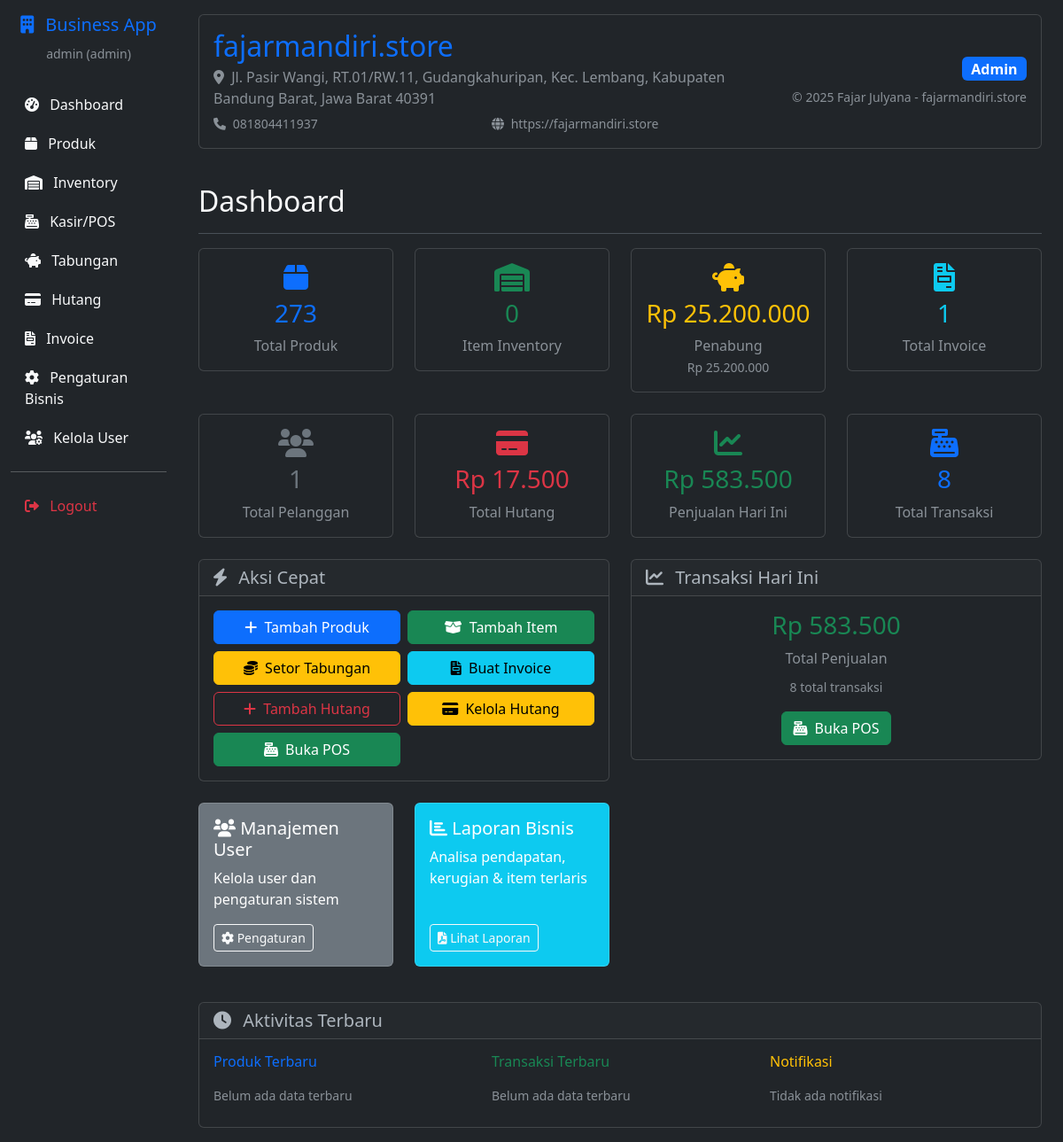
The app's page /dashboard (signed in) with its own data.
### app.py (models this page shows, shortened)
class BusinessSettings(db.Model):
    __tablename__ = 'business_settings'
    id = db.Column(db.Integer, primary_key=True)
    business_name = db.Column(db.String(255), nullable=False, default='Business App by fajarmandiri.store')
    address = db.Column(db.Text)
    phone = db.Column(db.String(50))
    website = db.Column(db.String(255), default='fajarmandiri.store')
    copyright_text = db.Column(db.String(255), default='© 2025 Fajar Julyana - fajarmandiri.store')
    updated_at = db.Column(db.DateTime, default=datetime.utcnow, onupdate=datetime.utcnow)
    updated_by = db.Column(db.Integer, db.ForeignKey('users.id'))

class User(db.Model):
    __tablename__ = 'users'
    id = db.Column(db.Integer, primary_key=True)
    username = db.Column(db.String(80), unique=True, nullable=False)
    email = db.Column(db.String(120), unique=True, nullable=False)
    password_hash = db.Column(db.String(255), nullable=False)
    role = db.Column(db.String(20), nullable=False, default='cashier')  # admin, manager, cashier
    is_active = db.Column(db.Boolean, default=True)
    created_at = db.Column(db.DateTime, default=datetime.utcnow)

### app.py (the view)
@app.route('/dashboard')
@login_required
def dashboard():
    user = User.query.get(session['user_id'])
    business = BusinessSettings.query.first()
    if not business:
        business = BusinessSettings()
        db.session.add(business)
        db.session.commit()
    stats = {
        'total_products': Product.query.count(),
        'total_inventory_items': InventoryItem.query.count(),
        'low_stock_items': InventoryItem.query.filter(InventoryItem.current_stock <= InventoryItem.minimum_stock).count(),
        'total_savers': Saver.query.count(),
        'total_savings': db.session.query(db.func.sum(SavingsTransaction.amount)).filter(SavingsTransaction.type == 'deposit').scalar() or 0,
        'total_invoices': Invoice.query.count(),
        'pending_invoices': Invoice.query.filter_by(status='draft').count(),
        'total_transactions': CashierTransaction.query.count(),
        'today_revenue': 0,
        'total_customers': Customer.query.count(),
        'total_debts': db.session.query(db.func.sum(CustomerDebt.remaining_amount)).filter(CustomerDebt.status == 'active').scalar() or 0,
        'overdue_debts': CustomerDebt.query.filter(CustomerDebt.due_date < datetime.now().date(), CustomerDebt.status == 'active').count()
    }
    today = datetime.now().date()
    today_transactions = CashierTransaction.query.filter(
        db.func.date(CashierTransaction.timestamp) == today
    ).all()
    stats['today_revenue'] = sum(t.total for t in today_transactions)
    return render_template('dashboard.html', user=user, business=business, stats=stats, format_currency=format_currency)

### app.py (called while the page is built)
def format_currency(amount):
    try:
        if amount is None:
            return "Rp 0"
        return f"Rp {float(amount):,.0f}".replace(',', '.')
    except (ValueError, TypeError):
        return "Rp 0"

def login_required(f):
    from functools import wraps
    @wraps(f)
    def decorated_function(*args, **kwargs):
        if 'user_id' not in session:
            flash('Silakan login terlebih dahulu.', 'error')
            return redirect(url_for('login'))
        return f(*args, **kwargs)
    return decorated_function

@app.context_processor
def inject_common_functions():
    return {
        'format_currency': format_currency,
        'datetime': datetime,
        'timedelta': timedelta
    }

### templates/dashboard.html (shortened to what this page needs)
{% extends "base.html" %}
{% block content %}
<div class="card mb-4">
    <div class="card-body">
        <div class="row align-items-center">
            <div class="col-md-8">
                <h2 class="text-primary mb-1">{{ business.business_name }}</h2>
                {% if business.address %}
                <p class="text-muted mb-1">
                    <i class="fas fa-map-marker-alt me-1"></i>
                    {{ business.address }}
                </p>
                {% endif %}
                <div class="row">
                    {% if business.phone %}
                    <div class="col-md-6">
                        <small class="text-muted">
                            <i class="fas fa-phone me-1"></i>
                            {{ business.phone }}
                        </small>
                    </div>
                    {% endif %}
                    {% if business.website %}
                    <div class="col-md-6">
                        <small class="text-muted">
                            <i class="fas fa-globe me-1"></i>
                            {{ business.website }}
                        </small>
                    </div>
                    {% endif %}
                </div>
            </div>
            <div class="col-md-4 text-end">
                <div class="badge bg-primary fs-6">{{ user.role.title() if user else 'Unknown' }}</div>
                <p class="small text-muted mt-2 mb-0">{{ business.copyright_text }}</p>
            </div>
        </div>
    </div>
</div>
<div class="d-flex justify-content-between flex-wrap flex-md-nowrap align-items-center pt-3 pb-2 mb-3 border-bottom">
    <h1 class="h2">Dashboard</h1>
</div>
<div class="row g-4 mb-4">
    <div class="col-md-3">
        <div class="card stats-card">
            <div class="card-body text-center">
                <i class="fas fa-box fa-2x text-primary mb-2"></i>
                <h3 class="text-primary">{{ stats.total_products }}</h3>
                <p class="text-muted mb-0">Total Produk</p>
            </div>
        </div>
    </div>
    <div class="col-md-3">
        <div class="card stats-card">
            <div class="card-body text-center">
                <i class="fas fa-warehouse fa-2x text-success mb-2"></i>
                <h3 class="text-success">{{ stats.total_inventory_items }}</h3>
                <p class="text-muted mb-0">Item Inventory</p>
            </div>
        </div>
    </div>
    <div class="col-md-3">
        <div class="card stats-card">
            <div class="card-body text-center">
                <i class="fas fa-piggy-bank fa-2x text-warning mb-2"></i>
                <h3 class="text-warning">{{ format_currency(stats.total_savings|default(0)) }}</h3>
                <p class="text-muted mb-0">Penabung</p>
                <small class="text-muted">{{ format_currency(stats.total_savings|default(0)) }}</small>
            </div>
        </div>
    </div>
    <div class="col-md-3">
        <div class="card stats-card">
            <div class="card-body text-center">
                <i class="fas fa-file-invoice fa-2x text-info mb-2"></i>
                <h3 class="text-info">{{ stats.total_invoices }}</h3>
                <p class="text-muted mb-0">Total Invoice</p>
            </div>
        </div>
    </div>
</div>
<div class="row g-4 mb-4">
    <div class="col-md-3">
        <div class="card stats-card">
            <div class="card-body text-center">
                <i class="fas fa-users fa-2x text-secondary mb-2"></i>
                <h3 class="text-secondary">{{ stats.total_customers }}</h3>
                <p class="text-muted mb-0">Total Pelanggan</p>
            </div>
        </div>
    </div>
    <div class="col-md-3">
        <div class="card stats-card">
            <div class="card-body text-center">
                <i class="fas fa-credit-card fa-2x text-danger mb-2"></i>
                <h3 class="text-danger">{{ format_currency(stats.total_debts|default(0)) }}</h3>
                <p class="text-muted mb-0">Total Hutang</p>
            </div>
        </div>
    </div>
    <div class="col-md-3">
        <div class="card stats-card">
            <div class="card-body text-center">
                <i class="fas fa-chart-line fa-2x text-success mb-2"></i>
                <h3 class="text-success">{{ format_currency(stats.today_revenue|default(0)) }}</h3>
                <p class="text-muted mb-0">Penjualan Hari Ini</p>
            </div>
        </div>
    </div>
    <div class="col-md-3">
        <div class="card stats-card">
            <div class="card-body text-center">
                <i class="fas fa-cash-register fa-2x text-primary mb-2"></i>
                <h3 class="text-primary">{{ stats.total_transactions }}</h3>
                <p class="text-muted mb-0">Total Transaksi</p>
            </div>
        </div>
    </div>
</div>
<div class="row g-4 mb-4">
    <div class="col-md-6">
        <div class="card">
            <div class="card-header">
                <h5 class="mb-0">
                    <i class="fas fa-bolt me-2"></i>
                    Aksi Cepat
                </h5>
            </div>
            <div class="card-body">
                <div class="row g-2">
                    {% if user.role in ['admin', 'manager'] %}
                    <div class="col-6">
                        <a href="{{ url_for('add_product') }}" class="btn btn-primary w-100">
                            <i class="fas fa-plus me-1"></i>
                            Tambah Produk
                        </a>
                    </div>
                    <div class="col-6">
                        <a href="{{ url_for('add_inventory_item') }}" class="btn btn-success w-100">
                            <i class="fas fa-box-open me-1"></i>
                            Tambah Item
                        </a>
                    </div>
                    {% endif %}
                    <div class="col-6">
                        <a href="{{ url_for('savings_deposit') }}" class="btn btn-warning w-100">
                            <i class="fas fa-coins me-1"></i>
                            Setor Tabungan
                        </a>
                    </div>
                    <div class="col-6">
                        <a href="{{ url_for('create_invoice') }}" class="btn btn-info w-100">
                            <i class="fas fa-file-invoice me-1"></i>
                            Buat Invoice
                        </a>
                    </div>
                    <div class="col-6">
                        <a href="{{ url_for('add_customer_debt') }}" class="btn btn-outline-danger w-100">
                            <i class="fas fa-plus me-1"></i>
                            Tambah Hutang
                        </a>
                    </div>
                    <div class="col-6">
                        <a href="{{ url_for('customer_debts') }}" class="btn btn-warning w-100">
                            <i class="fas fa-credit-card me-1"></i>
                            Kelola Hutang
                        </a>
                    </div>
                    <div class="col-6">
                        <a href="{{ url_for('pos') }}" class="btn btn-success w-100">
                            <i class="fas fa-cash-register me-1"></i>
                            Buka POS
                        </a>
                    </div>
                </div>
            </div>
        </div>
    </div>
    <div class="col-md-6">
        <div class="card">
            <div class="card-header">
                <h5 class="mb-0">
                    <i class="fas fa-chart-line me-2"></i>
                    Transaksi Hari Ini
                </h5>
            </div>
            <div class="card-body text-center">
                <h3 class="text-success">{{ format_currency(stats.today_revenue|default(0)) }}</h3>
                <p class="text-muted mb-2">Total Penjualan</p>
                <small class="text-muted">{{ stats.total_transactions }} total transaksi</small>
                <div class="mt-3">
                    <a href="{{ url_for('pos') }}" class="btn btn-success">
                        <i class="fas fa-cash-register me-1"></i>
                        Buka POS
                    </a>
                </div>
            </div>
        </div>
    </div>
</div>
{% if user.role == 'admin' %}
<div class="row g-4 mb-4">
    <div class="col-md-6 col-lg-3 mb-3">
        <div class="card bg-secondary text-white h-100">
            <div class="card-body d-flex flex-column">
                <div class="d-flex justify-content-between align-items-center mb-2">
                    <h5 class="card-title mb-0">
                        <i class="fas fa-users"></i> Manajemen User
                    </h5>
                </div>
                <p class="card-text">Kelola user dan pengaturan sistem</p>
                <div class="mt-auto">
                    <a href="{{ url_for('admin_users') }}" class="btn btn-outline-light btn-sm">
                        <i class="fas fa-cog"></i> Pengaturan
                    </a>
                </div>
            </div>
        </div>
    </div>
    <div class="col-md-6 col-lg-3 mb-3">
        <div class="card bg-info text-white h-100">
            <div class="card-body d-flex flex-column">
                <div class="d-flex justify-content-between align-items-center mb-2">
                    <h5 class="card-title mb-0">
                        <i class="fas fa-chart-bar"></i> Laporan Bisnis
                    </h5>
                </div>
                <p class="card-text">Analisa pendapatan, kerugian & item terlaris</p>
                <div class="mt-auto">
                    <a href="{{ url_for('admin_reports') }}" class="btn btn-outline-light btn-sm">
                        <i class="fas fa-file-pdf"></i> Lihat Laporan
                    </a>
                </div>
            </div>
        </div>
    </div>
</div>
{% endif %}
<div class="card">
    <div class="card-header">
        <h5 class="mb-0">
            <i class="fas fa-clock me-2"></i>
            Aktivitas Terbaru
        </h5>
    </div>
    <div class="card-body">
        <div class="row">
            <div class="col-md-4">
                <h6 class="text-primary">Produk Terbaru</h6>
                <div class="list-group list-group-flush">
                    <div class="list-group-item bg-transparent border-0 px-0">
                        <small class="text-muted">Belum ada data terbaru</small>
                    </div>
                </div>
            </div>
            <div class="col-md-4">
                <h6 class="text-success">Transaksi Terbaru</h6>
                <div class="list-group list-group-flush">
                    <div class="list-group-item bg-transparent border-0 px-0">
                        <small class="text-muted">Belum ada data terbaru</small>
                    </div>
                </div>
            </div>
            <div class="col-md-4">
                <h6 class="text-warning">Notifikasi</h6>
                <div class="list-group list-group-flush">
                    {% if stats.low_stock_items == 0 and stats.pending_invoices == 0 and stats.overdue_debts == 0 %}
                    <div class="list-group-item bg-transparent border-0 px-0">
                        <small class="text-muted">Tidak ada notifikasi</small>
                    </div>
                    {% endif %}
                </div>
            </div>
        </div>
    </div>
</div>
{% endblock %}

### templates/base.html (style rules this page uses)
.stats-card { transition: transform 0.2s; }

### records on screen
BusinessSettings: business_name "fajarmandiri.store", address "Jl. Pasir Wangi, RT.01/RW.11, Gudangkahuripan, Kec. Lembang, Kabupaten Bandung Barat, Jawa Barat 40391", phone "081804411937", website "https://fajarmandiri.store", copyright_text "© 2025 Fajar Julyana - fajarmandiri.store"
User: role "Admin"

### other values on screen
{{ session.username }} "admin"
{{ session.user_role }} "admin"
{{ stats.total_products }} "273"
{{ stats.total_inventory_items }} "0"
{{ stats.total_invoices }} "1"
{{ stats.total_customers }} "1"
{{ stats.total_transactions }} "8"
